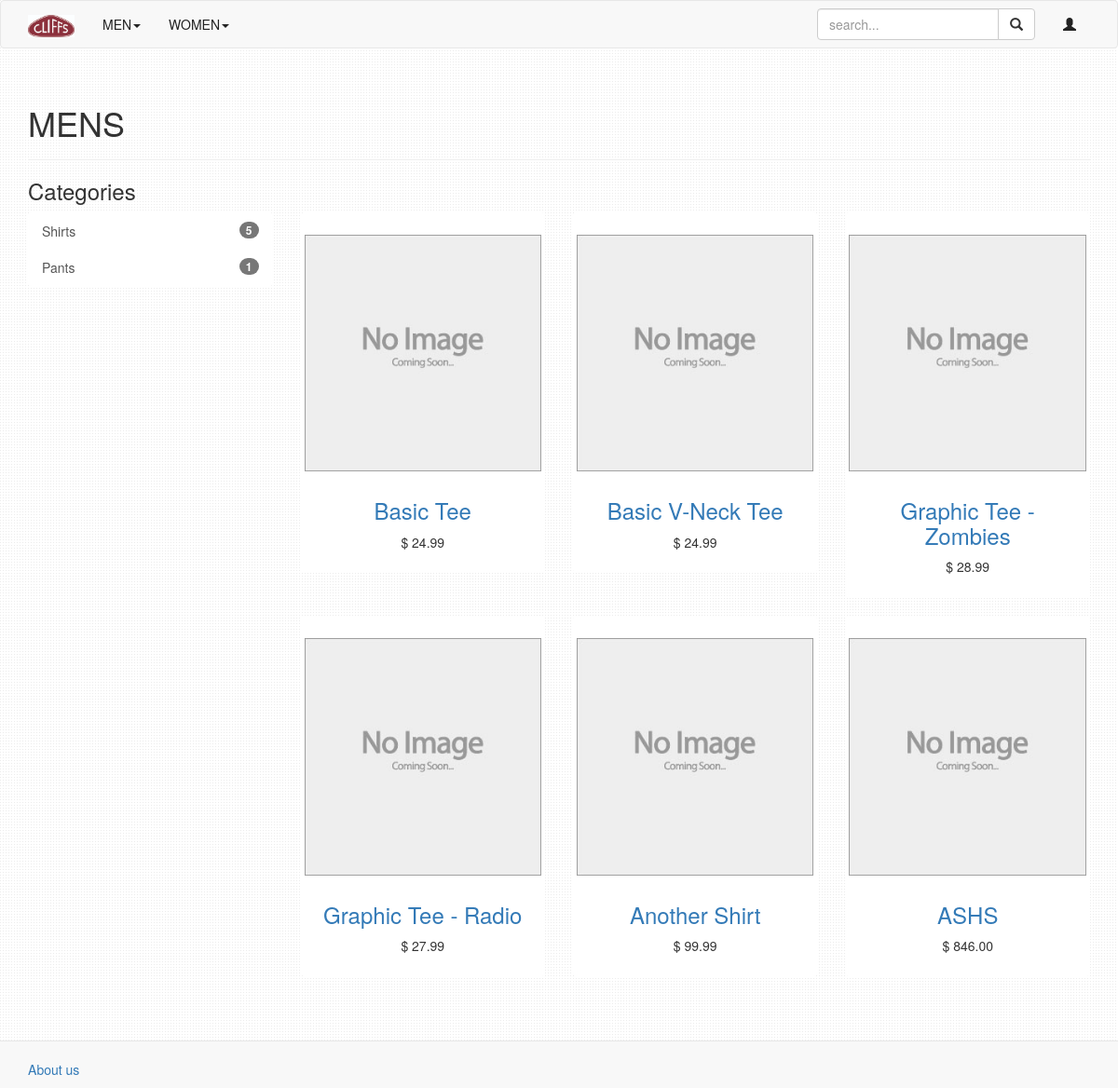
/catalog/m/, run on the app's committed database.
### catalog/models.py (models this page shows, shortened)
class Sex(models.Model):
    MENS = 'm'
    WOMENS = 'w'
    sex_choices = (
        (MENS, "MENS"),
        (WOMENS, "WOMENS")
    )
    sex_selection = models.CharField(max_length=5, choices=sex_choices, default= MENS)
    def __str__(self):
        return self.get_sex_selection_display()

class Category(models.Model):
    sex = models.ForeignKey(Sex, on_delete=models.CASCADE)
    name = models.CharField(max_length=20)

class Product(models.Model):
    category = models.ForeignKey(Category, on_delete=models.CASCADE)
    name = models.CharField(max_length=30)
    price = models.DecimalField(max_digits=6, decimal_places=2, default=0.00)
    image = models.CharField(max_length=1000, default="/static/catalog/images/Placeholder.jpg")
    stockXL = models.IntegerField(default=0)
    stockL = models.IntegerField(default=0)
    stockM = models.IntegerField(default=0)
    stockS = models.IntegerField(default=0)

### catalog/views.py (the view)
# urls.py: url(r'^(?P<selection>[\w-]+)/$', views.mw, name='mw'),
def mw(request, selection):
    try:
        selected = Sex.objects.get(sex_selection=selection)
        cata = selected.category_set.all()
        products = Product.objects.all()
        products = products.filter(category__sex__sex_selection = selection)
    except Sex.DoesNotExist:
        raise Http404("Invalid selection")
    context = {'selection': selection, 'selected': selected, 'cata':cata, 'products': products}
    context.update(cat_context)
    return render(request, 'catalog/sex.html', context)

### catalog/templates/catalog/sex.html (shortened to what this page needs)
{% extends 'catalog/base.html'%}
{% block body %}
<div class="container">
    <div class="page-header">
        <h1>{{ selected }}</h1>
    </div>
    <h3>Categories</h1>
    <div class="row">
        <div class="col-md-3">
            <div class="list-group">
                {% for cat in cata %}
                    <a href="{% url 'catalog:products_list' selection=selection category=cat.name %}" class="list-group-item">
                        <span class="badge">{{ cat.product_set.count }}</span>
                        {{ cat.name }}
                    </a>
                {% endfor %}
            </div>
        </div>
        <div class="col-md-9">
            <div class="row">
                {% for product in products %}
                    <div class="col-md-4">
                        <div class="thumbnail">
                            <a href="{% url 'catalog:prod' p_id=product.id %}"><img src={{product.image}}></a>
                                <div class="caption" style="margin: auto;">
                                    <a href="{% url 'catalog:prod' p_id=product.id %}"><h3 style="text-align: center;">{{ product.name }}</h3></a>
                                    <p style="text-align: center;">$ {{ product.price }}</p>
                                </div>
                        </div>
                    </div>
                {% endfor %}
            </div>
        </div>
    </div>
</div>
{% endblock %}

### catalog/static/catalog/style.css (style rules this page uses)
.thumbnail { border:0px; }
.thumbnail a>img, .thumbnail>img { padding-top: 20px; }
.list-group-item { border: 2px; }
img { max-width: 100%; height: auto; width: auto; }
body { background-image: url('/static/catalog/images/subtle_dots.png'); background-repeat: repeat-y repeat-x; padding-bottom: 100px; }

### data on the page
Sex: sex_selection "MENS"
Category: product_set.count "5", name "Shirts"
Category: product_set.count "1", name "Pants"
Product: image (placeholder picture), name "Basic Tee", price "24.99"
Product: image (placeholder picture), name "Basic V-Neck Tee", price "24.99"
Product: image (placeholder picture), name "Graphic Tee - Zombies", price "28.99"
Product: image (placeholder picture), name "Graphic Tee - Radio", price "27.99"
Product: image (placeholder picture), name "Another Shirt", price "99.99"
Product: image (placeholder picture), name "ASHS", price "846.00"
